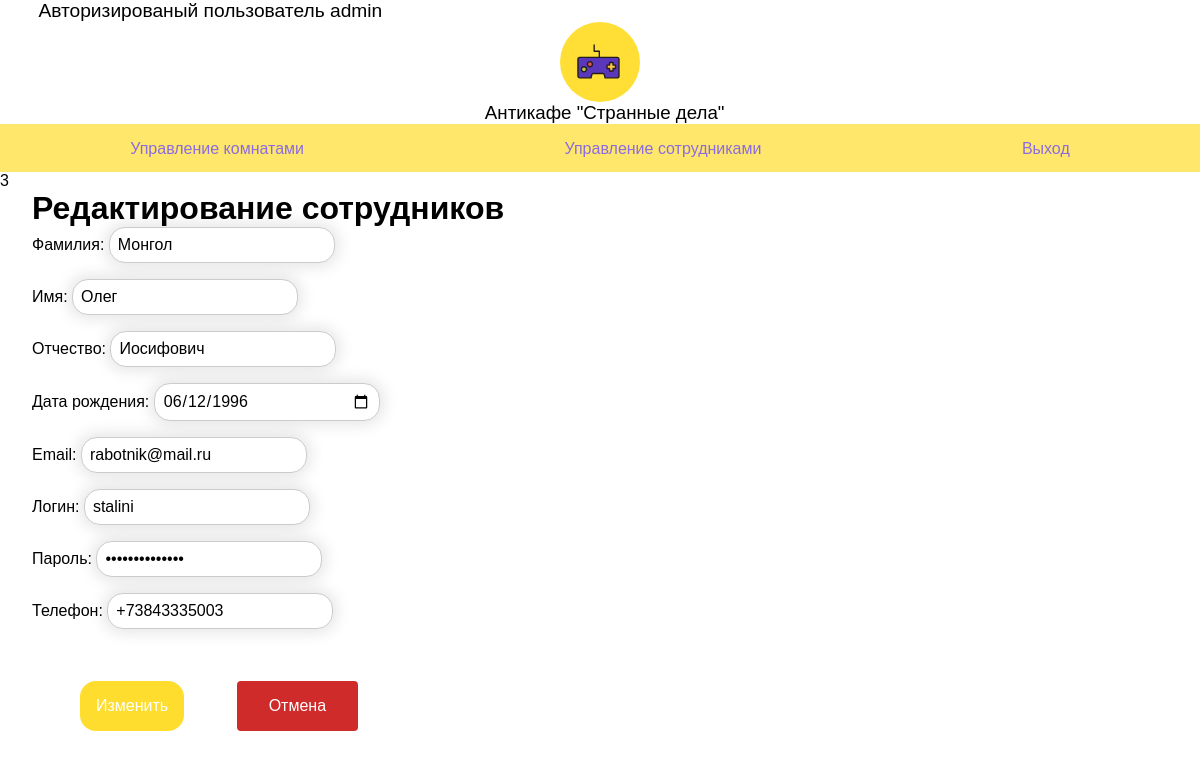
Page /admin/editEmployee.php?id=3 (signed in) on the committed database.
### tables this page shows
CREATE TABLE `users` (
  `id_user` int NOT NULL,
  `surname` varchar(50) NOT NULL,
  `name` varchar(50) NOT NULL,
  `patronymic` varchar(50) NOT NULL,
  `birthday` date NOT NULL,
  `email` varchar(100) NOT NULL,
  `login` varchar(100) NOT NULL,
  `password` varchar(100) NOT NULL,
  `phone` varchar(12) NOT NULL,
  `role` int NOT NULL
);

### admin/editEmployee.php (the view, shortened to what this page needs)
<?php
include("../connect.php");
include("../header.php");
if (isset($_GET['id'])) {
    $id = $_GET['id'];
    echo $id;
    $query = "SELECT * FROM `users` WHERE `id_user` = $id";
    $result = mysqli_query($con, $query);
    if ($result && mysqli_num_rows($result) > 0) {
        $row = mysqli_fetch_assoc($result);
?>
<div class="container-admin">
    <h1>Редактирование сотрудников</h1>
        <form action="editEmployeeDB.php" method="POST">
            <div class="form-control">
                <label class="form-label" for="surname">Фамилия:</label>
                <input class="input" type="text" id="surname" name="surname" value="<?php echo $row['surname']; ?>" required placeholder="Введите фамилию" pattern="^[А-Яа-яЁё\s]+${1,50}"><br>
            </div>
            <div class="form-control">
                <label class="form-label" for="name">Имя:</label>
                <input class="input" type="text" id="name" name="name" value="<?php echo $row['name']; ?>" required placeholder="Введите имя" pattern="^[А-Яа-яЁё\s]+${1,50}"><br>
            </div>
            <div class="form-control">
                <label class="form-label" for="patronymic">Отчество:</label>
                <input class="input" type="text" id="patronymic" name="patronymic" value="<?php echo $row['patronymic']; ?>" required placeholder="Введите отчетсво" pattern="^[А-Яа-яЁё\s]+${1,50}"><br>
            </div>
            <div class="form-control">
                <label class="form-label" for="birthday">Дата рождения:</label>
                <input class="input" type="date" id="birthday" name="birthday" value="<?php echo $row['birthday']; ?>" required><br>
            </div>
            <div class="form-control">
                <label class="form-label" for="email">Email:</label>
                <input class="input" type="email" id="email" name="email" value="<?php echo $row['email']; ?>" required placeholder="Введите почту" pattern="{1,100}"><br>
            </div>
            <div class="form-control">
                <label class="form-label" for="login">Логин:</label>
                <input class="input" type="text" id="login" name="login" value="<?php echo $row['login']; ?>" required placeholder="Введите логин" pattern="[a-zA-Z0-9]+{1,100}"><br>
            </div>
            <div class="form-control">
                <label class="form-label" for="password">Пароль:</label>
                <input class="input" type="password" id="password" name="password" value="<?php echo $row['password']; ?>" required placeholder="Введите пароль" pattern="{6,100}"><br>
            </div>
            <div class="form-control">
                <label class="form-label" for="phone">Телефон:</label>
                <input class="input" type="text" id="phone" name="phone" value="<?php echo $row['phone']; ?>" required placeholder="Введите телефон" pattern="[\+0-9\s()-]{12,12}"><br>
            </div><br><br>
                <input class="button yellow" type="submit" value="Изменить">
                <a class="link-admin red" href="checkEmployee.php">Отмена</a>
        </form>
    <br>
   <?php
    }
} else {
    echo "Не указан ID пользователя.";
}
?>

### header.php (shortened to what this page needs)
<?php
$user_role = empty($_SESSION["user"]["role"])?false:$_SESSION["user"]["role"];
include("connect.php");
if(!empty($_SESSION["user"])){
$sql_header = "SELECT login FROM `users` WHERE id_user =" . $_SESSION["user"]["id_user"];
$result_header = mysqli_query($con,$sql_header);
$login_header = mysqli_fetch_assoc($result_header);
}
?>
<!DOCTYPE html>
<html lang="en">
<head>
    <link rel="stylesheet" href="/css/style.css">
</head>
<body>
    <header>
        <?php if(!empty($_SESSION["user"])){ ?>
        <p>Авторизированый пользователь <?=$login_header["login"]?></p>
        <?php } ?>
        <img src="/img/icon/play-game-svgrepo-com.svg" alt="">
        <h3>Антикафе "Странные дела"</h3>
        <nav>
            <ul class="list-navigation">
                <?php if(!$user_role) { ?>
                <li>
                    <button class="header-button">
                        <a href="index.php">О нас</a>
                        </button>
                </li>
                <li>
                    <button class="header-button">
                        <a href="catalog.php">Комнаты</a>
                    </button>
                </li>
                <li>
                    <button class="header-button">
                        <a href="where.php">Где нас найти</a>
                    </button>
                </li>
                <li>
                    <button class="header-button">
                        <a href="autorization.php">Вход</a>
                    </button>
                </li>
                <li>
                    <button class="header-button">
                        <a href="registration.php">Регистрация</a>
                    </button>
                </li>
                <?php } elseif($user_role == 1) {  ?>
                <li>
                    <button class="header-button">
                        <a href="admin.php">Управление комнатами</a>
                    </button>
                </li>
                <li>
                    <button class="header-button">
                        <a href="checkEmployee.php">Управление сотрудниками</a>
                    </button>
                </li>
                <li>
                    <button class="header-button">
                        <a href="../logout.php">Выход</a>
                    </button>
                </li>
                <?php } ?>
            </ul>
        </nav>
    </header>

### css/style.css (style rules this page uses)
* { font-family: Arial, Helvetica, sans-serif; margin: 0; padding: 0; }
a { text-decoration: none; color: #8B6CE0; }
P { font-size: 0.8em; }
header { display: flex; flex-direction: column; }
.header-button { background-color: #FFE76B; border:none; }
.header-button a { font-size: 1.2em; }
header h3 { margin-left: 0.5em; font-weight: 400; text-align: center; }
header img { width: 5em; height: 5em; align-self: center; }
header nav { background-color:#FFE76B; padding-top:1em; height: 2em; }
.list-navigation { list-style: none; display: flex; flex-direction: row; justify-content: space-around; }
header p { padding-left:2em; font-size: 1.2em; }
.input { min-width: 13em; padding:0.5em; border:0; box-shadow:0 0 15px 4px rgba(0,0,0,0.1); border-radius:1em; font-size: 1em; border: 1px solid #ccc; }
.form-control { margin-bottom:1em; }
.button { background-color: #FFE76B; color:#fff; border:none; font-size: 1em; padding: 1em; border-radius: 1em; margin-left: 3em; }
.link-admin { display: inline-block; margin-left: 3em; padding: 1em 2em; background-color: #FFDD2E; color: #fff; text-decoration: none; border-radius: 4px; }
.yellow { background-color: #FFDD2E; }
.red { background-color: #cf2b2b; }
.container-admin { margin-bottom: 2em; margin-left: 2em; }

### rows in the picture
users: login "admin"
users: surname "Монгол", name "Олег", patronymic "Иосифович", birthday "06/12/1996", email "rabotnik@mail.ru", login "stalini", phone "+73843335003"

### other values in the picture
$id "3"
